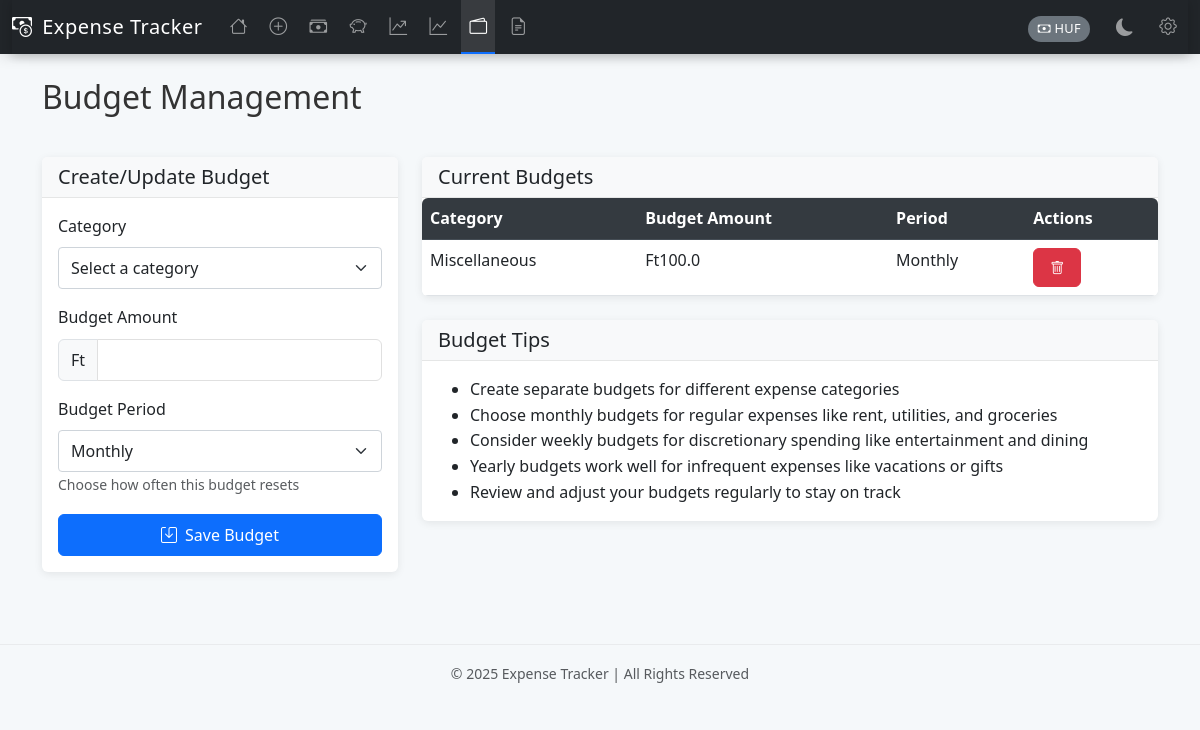
The app's page /budgets with its own data.
### tables this page shows
CREATE TABLE budgets (
                id INTEGER PRIMARY KEY AUTOINCREMENT,
                category TEXT NOT NULL UNIQUE,
                amount REAL NOT NULL,
                period TEXT NOT NULL
            );

### app.py (the view, shortened to what this page needs)
@app.route('/budgets', methods=['GET', 'POST'])
def manage_budgets():
    with get_db_connection() as conn:
        budgets = conn.execute('SELECT * FROM budgets ORDER BY category').fetchall()
        categories = conn.execute('SELECT DISTINCT category FROM expenses').fetchall()
        categories = [c['category'] for c in categories] + [c for c in EXPENSE_CATEGORIES if c not in categories]
    currency_code = session.get('currency', 'HUF')
    currency = CURRENCIES[currency_code]
    return render_template('budgets.html',
                          budgets=budgets,
                          categories=sorted(set(categories)),
                          currency=currency,
                          currency_code=currency_code)

### app.py (called while the page is built)
@app.before_request
def before_request():
    if 'currency' not in session:
        session['currency'] = 'HUF'
    if session.get('currency') not in CURRENCIES:
        session['currency'] = 'HUF'
    g.currency_code = session.get('currency')
    g.currency = CURRENCIES[g.currency_code]

@contextmanager
def get_db_connection():
    conn = sqlite3.connect('expenses.db')
    conn.row_factory = sqlite3.Row
    try:
        yield conn
    finally:
        conn.close()

### templates/budgets.html (shortened to what this page needs)
{% extends "layout.html" %}
{% block content %}
<div class="row mb-4">
    <div class="col">
        <h2 class="mb-3">Budget Management</h2>
    </div>
</div>
<div class="row">
    <div class="col-md-4 mb-4">
        <div class="card shadow-sm h-100">
            <div class="card-header bg-light">
                <h5 class="card-title mb-0">Create/Update Budget</h5>
            </div>
            <div class="card-body">
                <form method="POST">
                    <div class="mb-3">
                        <label for="category" class="form-label">Category</label>
                        <select class="form-select" id="category" name="category" required>
                            <option value="" disabled selected>Select a category</option>
                        </select>
                    </div>
                    <div class="mb-3">
                        <label for="amount" class="form-label">Budget Amount</label>
                        <div class="input-group">
                            <span class="input-group-text">{{ currency.symbol }}</span>
                            <input type="number" class="form-control" id="amount" name="amount" step="0.01" min="0.01" required>
                        </div>
                    </div>
                    <div class="mb-3">
                        <label for="period" class="form-label">Budget Period</label>
                        <select class="form-select" id="period" name="period">
                            <option value="monthly" selected>Monthly</option>
                        </select>
                        <small class="form-text text-muted">Choose how often this budget resets</small>
                    </div>
                    <div class="d-grid">
                        <button type="submit" class="btn btn-primary">
                            <i class="bi bi-save me-2"></i>Save Budget
                        </button>
                    </div>
                </form>
            </div>
        </div>
    </div>
    <div class="col-md-8">
        <div class="card shadow-sm">
            <div class="card-header bg-light">
                <h5 class="card-title mb-0">Current Budgets</h5>
            </div>
            <div class="card-body p-0">
                {% if budgets %}
                <div class="table-responsive d-none d-md-block">
                    <table class="table table-hover mb-0">
                        <thead class="table-light">
                            <tr>
                                <th>Category</th>
                                <th>Budget Amount</th>
                                <th>Period</th>
                                <th>Actions</th>
                            </tr>
                        </thead>
                        <tbody>
                            {% for budget in budgets %}
                            <tr>
                                <td>{{ budget.category }}</td>
                                <td>{{ currency.symbol }}{{ budget.amount|round(2) }}</td>
                                <td>{{ budget.period.capitalize() }}</td>
                                <td>
                                    <form action="{{ url_for('delete_budget', id=budget.id) }}" method="POST" class="d-inline">
                                        <button type="submit" class="btn btn-sm btn-danger" onclick="return confirm('Are you sure you want to delete this budget?')">
                                            <i class="bi bi-trash"></i>
                                        </button>
                                    </form>
                                </td>
                            </tr>
                            {% endfor %}
                        </tbody>
                    </table>
                </div>
                {% endif %}
            </div>
        </div>
        <div class="card shadow-sm mt-4">
            <div class="card-header bg-light">
                <h5 class="card-title mb-0">Budget Tips</h5>
            </div>
            <div class="card-body">
                <ul class="mb-0">
                    <li>Create separate budgets for different expense categories</li>
                    <li>Choose monthly budgets for regular expenses like rent, utilities, and groceries</li>
                    <li>Consider weekly budgets for discretionary spending like entertainment and dining</li>
                    <li>Yearly budgets work well for infrequent expenses like vacations or gifts</li>
                    <li>Review and adjust your budgets regularly to stay on track</li>
                </ul>
            </div>
        </div>
    </div>
</div>
{% endblock %}

### static/style.css (style rules this page uses)
:root { --primary-color: #0d6efd; --primary-hover: #0b5ed7; --secondary-color: #6c757d; --success-color: #28a745; --danger-color: #dc3545; --warning-color: #ffc107; --info-color: #17a2b8; --light-color: #f8f9fa; --dark-color: #343a40; --border-radius: 0.375rem; --box-shadow: 0 0.5rem 1rem rgba(0, 0, 0, 0.15); }
body { background-color: #f5f8fa; font-family: 'Segoe UI', Tahoma, Geneva, Verdana, sans-serif; color: #333; line-height: 1.6; }
.card { border: none; border-radius: var(--border-radius); box-shadow: 0 2px 8px rgba(0, 0, 0, 0.08); transition: transform 0.2s, box-shadow 0.2s; }
.card-header { background-color: rgba(0, 0, 0, 0.03); border-bottom: 1px solid rgba(0, 0, 0, 0.08); }
.table-responsive { border-radius: var(--border-radius); overflow: hidden; }
.table thead th { background-color: var(--dark-color); color: white; border-color: #454d55; }
.form-control, .form-select { border-radius: var(--border-radius); border-color: #e0e0e0; padding: 0.5rem 0.75rem; }
.btn { border-radius: var(--border-radius); padding: 0.5rem 1rem; font-weight: 500; transition: all 0.2s; }
.btn-primary { background-color: var(--primary-color); border-color: var(--primary-color); }
.shadow-sm { box-shadow: 0 2px 8px rgba(0, 0, 0, 0.08) !important; }
.form-text { color: #6c757d; font-size: 0.875rem; margin-top: 0.25rem; }
select.form-select { background-repeat: no-repeat; background-position: right 0.75rem center; background-size: 16px 12px; }
.form-select { background-color: #fff; border: 1px solid #ced4da; border-radius: 0.25rem; color: #212529; }
[data-bs-theme] { transition: background-color 0.3s ease, color 0.3s ease, border-color 0.3s ease; }

### records on screen
budgets: category "Miscellaneous", symbol "Ft", amount "100.0", period "Monthly"

### other values on screen
{{ g.currency_code }} "HUF"
{{ currency.symbol }} "Ft"
